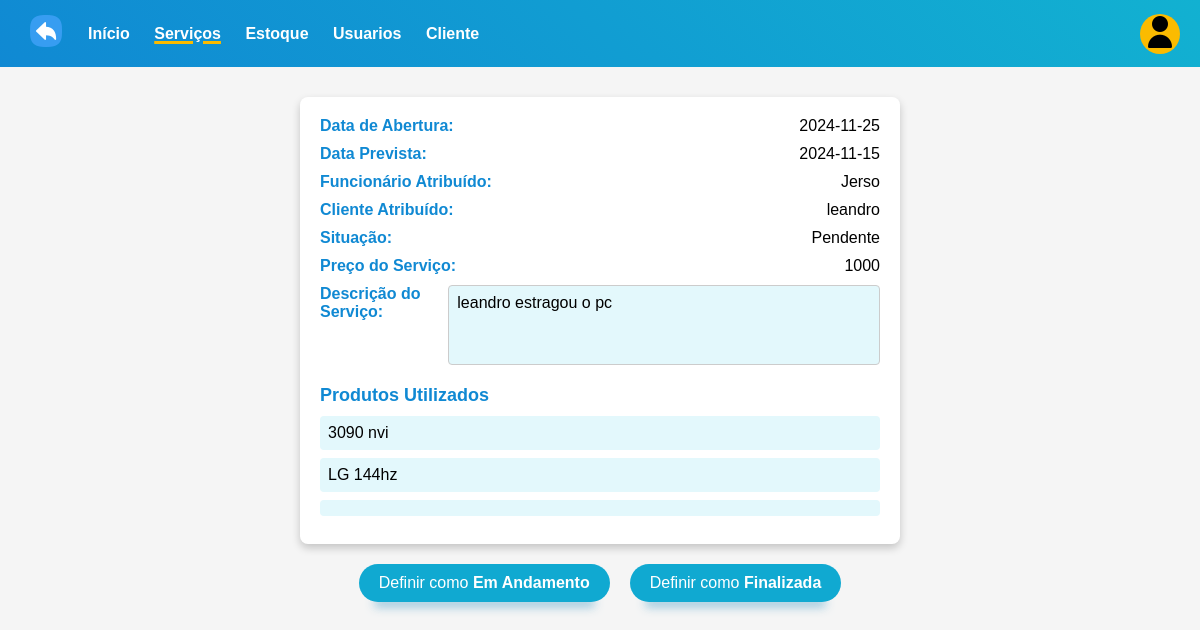
The app's page /os.php?id_os=12 with its own data.
### tables this page shows
CREATE TABLE `os` (
  `id_os` int(3) NOT NULL,
  `os_data_inicio` date NOT NULL,
  `os_data_fim` date DEFAULT NULL,
  `os_previsto` date NOT NULL,
  `os_descriçao` text NOT NULL,
  `os_atribuido` varchar(30) NOT NULL,
  `os_sit` varchar(20) NOT NULL,
  `os_preco` decimal(10,0) NOT NULL,
  `os_prod_1` varchar(50) NOT NULL,
  `os_prod_2` varchar(50) DEFAULT NULL,
  `os_prod_3` varchar(50) DEFAULT NULL,
  `cliente` varchar(50) NOT NULL
);

### os.php (the view, shortened to what this page needs)
<!DOCTYPE html>
<html lang="pt-BR">
<head>
    <link rel="stylesheet" href="tabela.css">
</head>
<body>
    <header>
        <div class="div">
        <div class="logo"><a href="serviço.php"><img src="images/desfazer.png" alt=""></a></div>
            <nav>
                <ul>
                    <li><a class="NavItem" href="menuadm.php">Início</a></li>
                    <li><a class="NavItem underline" href="serviço.php">Serviços</a></li>
                    <li><a class="NavItem" href="estoque.php">Estoque</a></li>
                    <li><a class="NavItem" href="usuario.php">Usuarios</a></li>
                    <li><a class="NavItem" href="cliente.php">Cliente</a></li>
                </ul>
            </nav>
        </div>
        <div class="user-profile">
            <div class="user-icon"><img src="images/user.png" alt=""></div>
        </div>
    </header>
    <?php
        if (isset($_GET["id_os"])) {
            $id_os = $_GET["id_os"];
            $conexao = conectadb();
            $conexao->set_charset("utf8");
            $sql = "SELECT * FROM os WHERE id_os=$id_os";
            $result = $conexao->query($sql);
            if ($result->num_rows > 0) {
                while ($linha = $result->fetch_assoc()) {
                    $os_data_inicio = $linha["os_data_inicio"];
                    $os_previsto = $linha["os_previsto"];
                    $os_atribuido = $linha["os_atribuido"];
                    $os_sit = $linha["os_sit"];
                    $os_preco = $linha["os_preco"];
                    $os_descriçao = $linha["os_descriçao"];
                    $os_prod_1 = $linha["os_prod_1"];
                    $os_prod_2 = $linha["os_prod_2"];
                    $os_prod_3 = $linha["os_prod_3"];
                    $cliente = $linha["cliente"];
        ?>
                    <div class="container">
                        <div class="info-row">
                            <div class="info-label">Data de Abertura:</div>
                            <div class="info-value"><?= $os_data_inicio ?></div>
                        </div>
                        <div class="info-row">
                            <div class="info-label">Data Prevista:</div>
                            <div class="info-value"><?= $os_previsto ?></div>
                        </div>
                        <div class="info-row">
                            <div class="info-label">Funcionário Atribuído:</div>
                            <div class="info-value"><?= $os_atribuido ?></div>
                        </div>
                        <div class="info-row">
                            <div class="info-label">Cliente Atribuído:</div>
                            <div class="info-value"><?= $cliente ?></div>
                        </div>
                        <div class="info-row">
                            <div class="info-label">Situação:</div>
                            <div class="info-value"><?= $os_sit ?></div>
                        </div>
                        <div class="info-row">
                            <div class="info-label">Preço do Serviço:</div>
                            <div class="info-value"><?= $os_preco ?></div>
                        </div>
                        <div class="info-row">
                            <div class="info-label">Descrição do Serviço:</div>
                            <div class="details-field"><?= $os_descriçao ?></div>
                        </div>
                        <div class="products">
                            <h3 class="section-title">Produtos Utilizados</h3>
                            <div class="product-item"><?= $os_prod_1 ?></div>
                            <div class="product-item"><?= $os_prod_2 ?></div>
                            <div class="product-item"><?= $os_prod_3 ?></div>
                        </div>
                    </div>
                    <div class="buttons-container">
                        <form action="os_andamento.php" method="GET">
                            <button class="button" type="submit">Definir como <strong>Em Andamento</strong></button>
                        </form>
                        <form action="os_finalizada.php" method="GET">
                            <button class="button" type="submit">Definir como <strong>Finalizada</strong></button>
                        </form>
                    </div>
        <?php
                }
            }
        }
    ?>
</body>
</html>

### tabela.css (style rules this page uses)
* { margin: 0; padding: 0; box-sizing: border-box; }
a { text-decoration: none; }
body { font-family: Arial, sans-serif; background-color: #f5f5f5; opacity: 0; animation: fadeIn 0.4s forwards; }
header { display: flex; justify-content: space-between; align-items: center; padding: 10px 20px; background: linear-gradient(45deg, rgb(16, 137, 211) 0%, rgb(18, 177, 209) 100%); }
.NavItem { color: white; }
.div { display: flex; align-items: center; gap: 16px; }
.underline { text-decoration: underline; text-decoration-color: #fbbb00; text-decoration-thickness: 3px; }
.logo { font-size: 18px; font-weight: bold; color: #333; padding: 5px 10px; border-radius: 10px; }
nav ul { list-style-type: none; }
nav ul li { display: inline; margin-right: 20px; }
nav ul li a { text-decoration: none; color: #333; font-size: 16px; font-weight: bold; border-bottom: 3px solid transparent; transition: 0.2s; }
.user-profile { display: flex; align-items: center; }
.user-icon { justify-content: center; align-items: center; padding-left: 4px; padding-top: 2px; width: 40px; height: 40px; background-color: #fbbb00; border-radius: 50%; }

### os.php (style rules this page uses)
body { font-family: Arial, sans-serif; background-color: #f5f5f5; margin: 0; padding: 0; }
.container { max-width: 600px; margin: 30px auto 0px auto; padding: 20px; background-color: #fff; border-radius: 8px; box-shadow: 0 4px 8px rgba(0, 0, 0, 0.2); }
.section-title { color: rgb(16, 137, 211); font-size: 18px; margin-bottom: 10px; }
.info-row { display: flex; justify-content: space-between; margin-bottom: 10px; font-size: 16px; }
.info-label { font-weight: bold; color: rgb(16, 137, 211); }
.details-field { width: 100%; min-height: 80px; padding: 8px; border: 1px solid #ccc; border-radius: 4px; background-color: #e3f8fc; }
.products { margin-top: 20px; }
.product-item { margin-bottom: 8px; padding: 8px; background-color: #e3f8fc; border-radius: 4px; }
.buttons-container { display: flex; justify-content: center; margin-top: 20px; margin-bottom: 20px; }
.button { padding: 10px 20px; font-size: 16px; background-color: #10a9d1; color: white; border: none; border-radius: 20px; box-shadow: rgba(133, 189, 215, 0.8784313725) 0px 20px 10px -15px; cursor: pointer; transition: background-color 0.3s; margin: 0 10px; }

### records on screen
os: os_data_inicio "2024-11-25", os_previsto "2024-11-15", os_atribuido "Jerso", cliente "leandro", os_sit "Pendente", os_preco "1000", os_descriçao "leandro estragou o pc", os_prod_1 "3090 nvi", os_prod_2 "LG 144hz"
